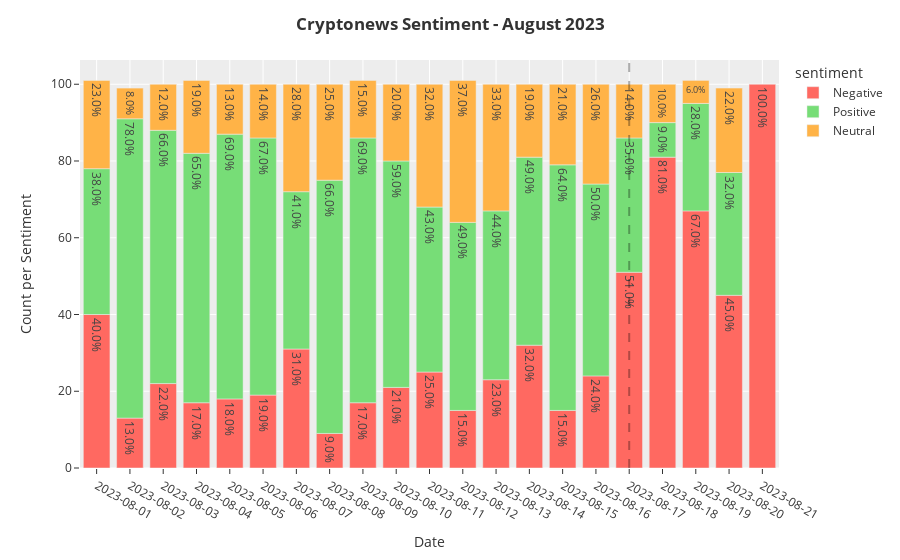

Notebook source saved alongside this figure:
### Code cell
news_ = news.copy()
news_.utc_datetime = news_.utc_datetime.apply(lambda x: x.strftime('%Y-%m-%d'))
sents = news_.groupby('utc_datetime')['sentiment'].value_counts(normalize=True).to_frame('count')
sents['count'] = round(sents['count']*100)

fig = px.bar(
    sents.reset_index(), 
    x='utc_datetime', 
    y='count', 
    text=[f'{c}%' for c in sents['count']],
    color='sentiment', 
    color_discrete_map={'Positive': '#77dd77',
                        'Negative': '#ff6961',
                        'Neutral': '#ffb347'
                        }
    )

fig.update_layout(
     title="<b>Cryptonews Sentiment - August 2023</b>",
     yaxis_title="Count per Sentiment",
     xaxis_title="Date",
     template="ggplot2"
     )

fig.update_xaxes(type='category')
fig.add_vline(x='2023-08-17',line_width=2, line_dash="dash", line_color="black")
fig.show()

### Figure 1 — Plotly figure (JSON) as saved in the notebook; plotly's stock layout.template omitted (floating-point values rounded to 4 significant figures)
{"data": [{"alignmentgroup": "True", "hovertemplate": "sentiment=Negative<br>utc_datetime=%{x}<br>count=%{y}<br>text=%{text}<extra></extra>", "legendgroup": "Negative", "marker": {"color": "#ff6961", "pattern": {"shape": ""}}, "name": "Negative", "offsetgroup": "Negative", "orientation": "v", "showlegend": true, "text": ["40.0%", "13.0%", "22.0%", "17.0%", "18.0%", "19.0%", "31.0%", "9.0%", "17.0%", "21.0%", "25.0%", "15.0%", "23.0%", "32.0%", "15.0%", "24.0%", "51.0%", "81.0%", "67.0%", "45.0%", "100.0%"], "textposition": "auto", "type": "bar", "x": ["2023-08-01", "2023-08-02", "2023-08-03", "2023-08-04", "2023-08-05", "2023-08-06", "2023-08-07", "2023-08-08", "2023-08-09", "2023-08-10", "2023-08-11", "2023-08-12", "2023-08-13", "2023-08-14", "2023-08-15", "2023-08-16", "2023-08-17", "2023-08-18", "2023-08-19", "2023-08-20", "2023-08-21"], "xaxis": "x", "y": [40, 13, 22, 17, 18, 19, 31, 9, 17, 21, 25, 15, 23, 32, 15, 24, 51, 81, 67, 45, 100], "yaxis": "y"}, {"alignmentgroup": "True", "hovertemplate": "sentiment=Positive<br>utc_datetime=%{x}<br>count=%{y}<br>text=%{text}<extra></extra>", "legendgroup": "Positive", "marker": {"color": "#77dd77", "pattern": {"shape": ""}}, "name": "Positive", "offsetgroup": "Positive", "orientation": "v", "showlegend": true, "text": ["38.0%", "78.0%", "66.0%", "65.0%", "69.0%", "67.0%", "41.0%", "66.0%", "69.0%", "59.0%", "43.0%", "49.0%", "44.0%", "49.0%", "64.0%", "50.0%", "35.0%", "9.0%", "28.0%", "32.0%"], "textposition": "auto", "type": "bar", "x": ["2023-08-01", "2023-08-02", "2023-08-03", "2023-08-04", "2023-08-05", "2023-08-06", "2023-08-07", "2023-08-08", "2023-08-09", "2023-08-10", "2023-08-11", "2023-08-12", "2023-08-13", "2023-08-14", "2023-08-15", "2023-08-16", "2023-08-17", "2023-08-18", "2023-08-19", "2023-08-20"], "xaxis": "x", "y": [38, 78, 66, 65, 69, 67, 41, 66, 69, 59, 43, 49, 44, 49, 64, 50, 35, 9, 28, 32], "yaxis": "y"}, {"alignmentgroup": "True", "hovertemplate": "sentiment=Neutral<br>utc_datetime=%{x}<br>count=%{y}<br>text=%{text}<extra></extra>", "legendgroup": "Neutral", "marker": {"color": "#ffb347", "pattern": {"shape": ""}}, "name": "Neutral", "offsetgroup": "Neutral", "orientation": "v", "showlegend": true, "text": ["23.0%", "8.0%", "12.0%", "19.0%", "13.0%", "14.0%", "28.0%", "25.0%", "15.0%", "20.0%", "32.0%", "37.0%", "33.0%", "19.0%", "21.0%", "26.0%", "14.0%", "10.0%", "6.0%", "22.0%"], "textposition": "auto", "type": "bar", "x": ["2023-08-01", "2023-08-02", "2023-08-03", "2023-08-04", "2023-08-05", "2023-08-06", "2023-08-07", "2023-08-08", "2023-08-09", "2023-08-10", "2023-08-11", "2023-08-12", "2023-08-13", "2023-08-14", "2023-08-15", "2023-08-16", "2023-08-17", "2023-08-18", "2023-08-19", "2023-08-20"], "xaxis": "x", "y": [23, 8, 12, 19, 13, 14, 28, 25, 15, 20, 32, 37, 33, 19, 21, 26, 14, 10, 6, 22], "yaxis": "y"}], "layout": {"barmode": "relative", "legend": {"title": {"text": "sentiment"}, "tracegroupgap": 0}, "margin": {"t": 60}, "shapes": [{"line": {"color": "black", "dash": "dash", "width": 2}, "type": "line", "x0": "2023-08-17", "x1": "2023-08-17", "xref": "x", "y0": 0, "y1": 1, "yref": "y domain"}], "title": {"text": "<b>Cryptonews Sentiment - August 2023</b>"}, "xaxis": {"anchor": "y", "domain": [0, 1], "title": {"text": "Date"}, "type": "category"}, "yaxis": {"anchor": "x", "domain": [0, 1], "title": {"text": "Count per Sentiment"}}}}
